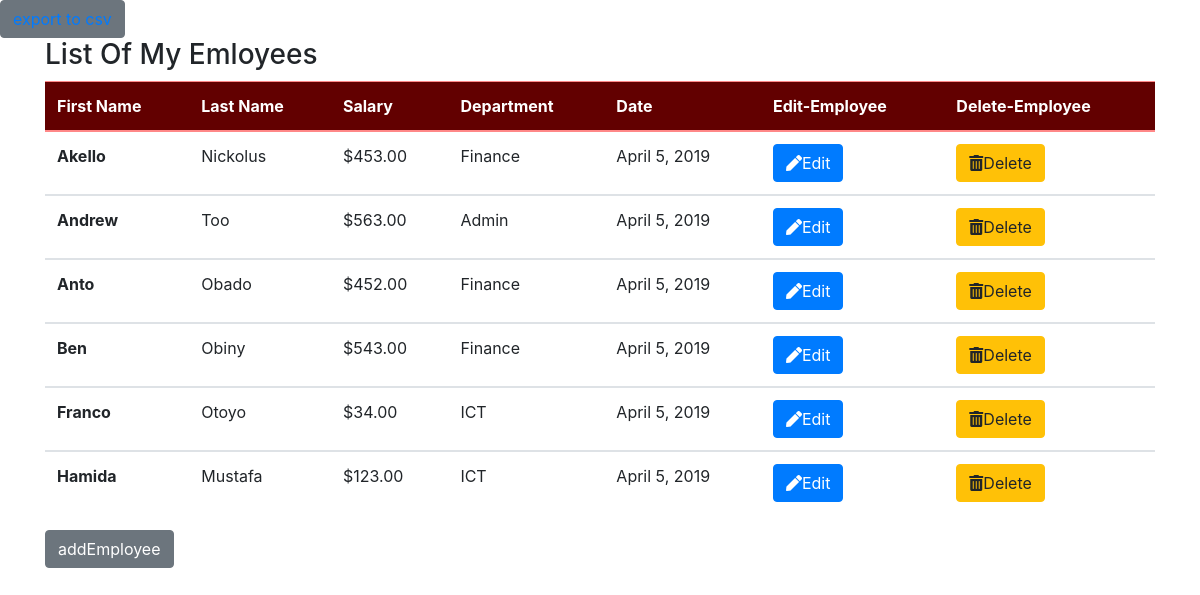
The page / on the database its author committed.
### app/models.py (models this page shows, shortened)
class Employee(models.Model):
    department=(
            ('ICT','ICT'),
            ('Finance','Finance'),
            ('Admin','Admin'),
    )
    department=models.CharField(max_length=60,choices=department)
    by = models.CharField(max_length=60)
    first_name = models.CharField(max_length = 60, unique=True)
    last_name = models.CharField(max_length = 60)
    Salary = models.DecimalField(max_digits=10,decimal_places=2)
    date = models.DateField(auto_now_add=True)

### app/views.py (the view)
# urls.py: url('^$',views.home, name = 'home'),
def home(request):
    employee=Employee.objects.order_by('first_name')
    return render(request,'home.html',{'list':employee})

### app/templates/home.html (shortened to what this page needs)
<!DOCTYPE html>
<html>
<head>
	<link rel="stylesheet" href="https://use.fontawesome.com/releases/v5.7.2/css/all.css">
	<link rel="stylesheet" href="https://maxcdn.bootstrapcdn.com/bootstrap/4.0.0-beta.3/css/bootstrap.min.css">
</head>
<body>
  {% if list %}
	<button class="btn btn-secondary"><a href="{%url 'download_csv'%}">export to csv</a></button>
<div class="container" id="table">
		<h3>List Of My Emloyees</h2>
			<div class="row">
		     <div class="col-md-4"></div>
		     <div class="col-md-4"></div>
		   </div>
			<table class="table table-hover" id="mytable">
				<thead class="thead-dark">
					<tr>
						<th>First Name</th>
						<th>Last Name</th>
						<th>Salary</th>
						<th>Department</th>
						<th>Date</th>
						<th>Edit-Employee</th>
						<th>Delete-Employee</th>
					</tr>
				</thead>
				<tbody>
					{% for li in list %}
					<tr>
						<th scope="row">{{li.first_name}}</th>
						<td>{{li.last_name}}</td>
						<td>${{li.Salary}}</td>
						<td>{{li.department}}</td>
						<td>{{li.date}}</td>
						<td><a href="{%url 'update_Employee' li.pk %}"><button class="btn btn-primary"> <i class="fas fa-pen"></i></span>Edit</button></a></td>
						<td><a href="{%url 'confirm_delete' li.pk %}"><button class="btn btn-warning"> <i class="fas fa-trash-alt"></i></span>Delete</button></a></td>
					</tr>
				</tbody>
				{% endfor %}
			</table>
			<form action="{%url 'new_employee'%}">
				<input type="submit" class="btn btn-secondary" value="addEmployee" />
			</form>
	{% else %}
	<h1>No employees in your Database!! </h1>
	<form action="{%url 'new_employee'%}">
		<input type="submit" class="btn btn-secondary" value="addEmployee" />
	</form>
	{%  endif %}
	</div>
</body>
</html>

### app/templates/home.html (style rules this page uses)
.table .thead-dark th { color: #fff; background-color: #620000; border-color: #FF8888; }

### rows shown on the page
Employee: first_name "Akello", last_name "Nickolus", Salary "453.00", department "Finance", date "April 5, 2019"
Employee: first_name "Andrew", last_name "Too", Salary "563.00", department "Admin", date "April 5, 2019"
Employee: first_name "Anto", last_name "Obado", Salary "452.00", department "Finance", date "April 5, 2019"
Employee: first_name "Ben", last_name "Obiny", Salary "543.00", department "Finance", date "April 5, 2019"
Employee: first_name "Franco", last_name "Otoyo", Salary "34.00", department "ICT", date "April 5, 2019"
Employee: first_name "Hamida", last_name "Mustafa", Salary "123.00", department "ICT", date "April 5, 2019"
